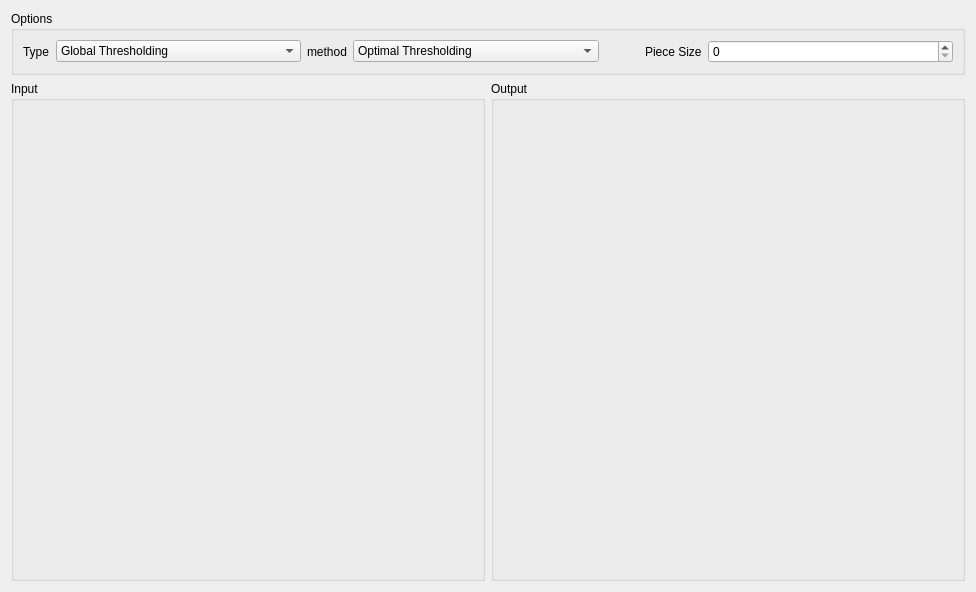
<?xml version="1.0" encoding="UTF-8"?>
<ui version="4.0">
 <class>page9</class>
 <widget class="QWidget" name="page9">
  <property name="geometry">
   <rect>
    <x>0</x>
    <y>0</y>
    <width>976</width>
    <height>592</height>
   </rect>
  </property>
  <property name="windowTitle">
   <string>Form</string>
  </property>
  <layout class="QGridLayout" name="gridLayout">
   <item row="1" column="0">
    <widget class="QGroupBox" name="groupBox_2">
     <property name="title">
      <string>Input</string>
     </property>
     <layout class="QHBoxLayout" name="horizontalLayout_2">
      <item>
       <widget class="Clickable" name="Image">
        <property name="text">
         <string/>
        </property>
        <property name="alignment">
         <set>Qt::AlignCenter</set>
        </property>
       </widget>
      </item>
     </layout>
    </widget>
   </item>
   <item row="1" column="1">
    <widget class="QGroupBox" name="groupBox_3">
     <property name="title">
      <string>Output</string>
     </property>
     <layout class="QHBoxLayout" name="horizontalLayout_3">
      <item>
       <widget class="QLabel" name="Image2">
        <property name="text">
         <string/>
        </property>
        <property name="alignment">
         <set>Qt::AlignCenter</set>
        </property>
       </widget>
      </item>
     </layout>
    </widget>
   </item>
   <item row="0" column="0" colspan="2">
    <widget class="QGroupBox" name="groupBox">
     <property name="sizePolicy">
      <sizepolicy hsizetype="Preferred" vsizetype="Maximum">
       <horstretch>0</horstretch>
       <verstretch>0</verstretch>
      </sizepolicy>
     </property>
     <property name="title">
      <string>Options</string>
     </property>
     <layout class="QHBoxLayout" name="horizontalLayout">
      <item>
       <widget class="QLabel" name="label">
        <property name="sizePolicy">
         <sizepolicy hsizetype="Maximum" vsizetype="Preferred">
          <horstretch>0</horstretch>
          <verstretch>0</verstretch>
         </sizepolicy>
        </property>
        <property name="text">
         <string>Type</string>
        </property>
       </widget>
      </item>
      <item>
       <widget class="QComboBox" name="typeCombo">
        <item>
         <property name="text">
          <string>Global Thresholding</string>
         </property>
        </item>
        <item>
         <property name="text">
          <string>Local Thresholding</string>
         </property>
        </item>
       </widget>
      </item>
      <item>
       <widget class="QLabel" name="label_2">
        <property name="sizePolicy">
         <sizepolicy hsizetype="Maximum" vsizetype="Preferred">
          <horstretch>0</horstretch>
          <verstretch>0</verstretch>
         </sizepolicy>
        </property>
        <property name="text">
         <string>method</string>
        </property>
       </widget>
      </item>
      <item>
       <widget class="QComboBox" name="methodCombo">
        <item>
         <property name="text">
          <string>Optimal Thresholding</string>
         </property>
        </item>
        <item>
         <property name="text">
          <string>Ostu Thresholding</string>
         </property>
        </item>
        <item>
         <property name="text">
          <string>Multispectral Thresholding</string>
         </property>
        </item>
       </widget>
      </item>
      <item>
       <spacer name="horizontalSpacer">
        <property name="orientation">
         <enum>Qt::Horizontal</enum>
        </property>
        <property name="sizeType">
         <enum>QSizePolicy::Preferred</enum>
        </property>
        <property name="sizeHint" stdset="0">
         <size>
          <width>40</width>
          <height>20</height>
         </size>
        </property>
       </spacer>
      </item>
      <item>
       <widget class="QLabel" name="label_3">
        <property name="sizePolicy">
         <sizepolicy hsizetype="Maximum" vsizetype="Preferred">
          <horstretch>0</horstretch>
          <verstretch>0</verstretch>
         </sizepolicy>
        </property>
        <property name="text">
         <string>Piece Size</string>
        </property>
       </widget>
      </item>
      <item>
       <widget class="QSpinBox" name="pieceSpin"/>
      </item>
     </layout>
    </widget>
   </item>
  </layout>
 </widget>
 <customwidgets>
  <customwidget>
   <class>Clickable</class>
   <extends>QLabel</extends>
   <header>utilities/clickable.h</header>
   <slots>
    <signal>clicked()</signal>
   </slots>
  </customwidget>
 </customwidgets>
 <resources/>
 <connections/>
</ui>
